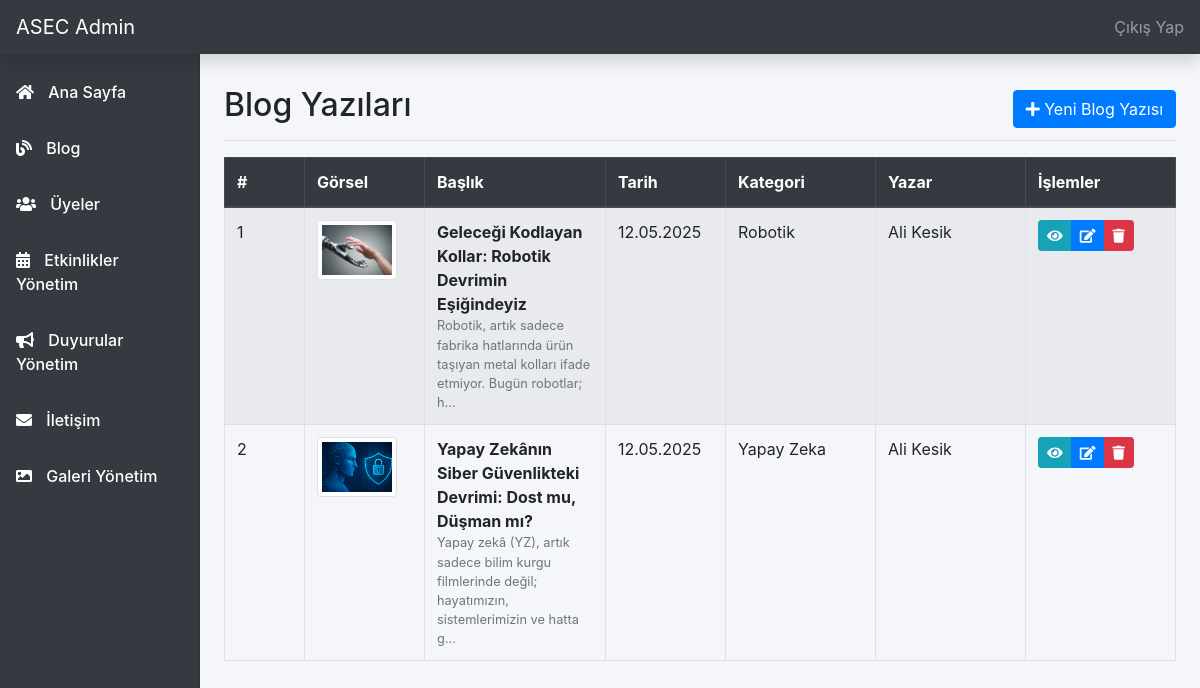
Page /admin/blog-yonetim.php (signed in) on the committed database.
### tables this page shows
CREATE TABLE `blog_posts` (
  `id` int(11) NOT NULL,
  `title` varchar(255) NOT NULL,
  `content` text NOT NULL,
  `image_url` varchar(255) DEFAULT NULL,
  `category` varchar(100) DEFAULT NULL,
  `author` varchar(100) DEFAULT NULL,
  `created_at` timestamp NOT NULL DEFAULT current_timestamp(),
  `updated_at` timestamp NOT NULL DEFAULT current_timestamp() ON UPDATE current_timestamp()
);

### admin/blog-yonetim.php (the view, shortened to what this page needs)
<?php
require_once 'includes/config.php';
$sql = "SELECT * FROM blog_posts ORDER BY created_at DESC";
$result = mysqli_query($conn, $sql);
?>
<?php include 'admin-header.php'; ?>
<?php include 'sidebar.php'; ?>
<main class="container-fluid">
    <div class="row">
        <div class="col-md-9 ml-sm-auto col-lg-10 px-md-4">
            <div class="d-flex justify-content-between flex-wrap flex-md-nowrap align-items-center pt-3 pb-2 mb-3 border-bottom">
                <h1 class="h2">Blog Yazıları</h1>
                <div class="btn-toolbar mb-2 mb-md-0">
                    <a href="blog-ekle.php" class="btn btn-primary">
                        <i class="fas fa-plus"></i> Yeni Blog Yazısı
                    </a>
                </div>
            </div>
            <div class="table-responsive">
                <table class="table table-striped table-hover table-bordered">
                    <thead class="thead-dark">
                        <tr>
                            <th scope="col" width="80">#</th>
                            <th scope="col" width="120">Görsel</th>
                            <th scope="col">Başlık</th>
                            <th scope="col" width="120">Tarih</th>
                            <th scope="col" width="150">Kategori</th>
                            <th scope="col" width="150">Yazar</th>
                            <th scope="col" width="150">İşlemler</th>
                        </tr>
                    </thead>
                    <tbody>
                        <?php if(mysqli_num_rows($result) > 0): ?>
                            <?php $sira = 1; ?>
                            <?php while($row = mysqli_fetch_assoc($result)): ?>
                                <tr>
                                    <td><?php echo $sira++; ?></td>
                                    <td>
                                        <?php if($row['image_url']): ?>
                                            <img src="<?php echo htmlspecialchars($row['image_url']); ?>" class="img-thumbnail" alt="Blog Görseli" style="width: 80px; height: 60px; object-fit: cover;">
                                        <?php else: ?>
                                            <div class="text-center"><i class="fas fa-image text-muted"></i></div>
                                        <?php endif; ?>
                                    </td>
                                    <td>
                                        <strong><?php echo htmlspecialchars($row['title']); ?></strong>
                                        <?php if(isset($row['content']) && !empty($row['content'])): ?>
                                            <div class="small text-muted"><?php echo mb_substr(strip_tags($row['content']), 0, 100) . '...'; ?></div>
                                        <?php endif; ?>
                                    </td>
                                    <td><?php echo date('d.m.Y', strtotime($row['created_at'])); ?></td>
                                    <td>
                                        <?php
                                        echo isset($row['category']) ? htmlspecialchars($row['category']) : '<span class="text-muted">Belirtilmemiş</span>';
                                        ?>
                                    </td>
                                    <td>
                                        <?php
                                        echo isset($row['author']) ? htmlspecialchars($row['author']) : '<span class="text-muted">Belirtilmemiş</span>';
                                        ?>
                                    </td>
                                    <td>
                                        <div class="btn-group" role="group">
                                            <a href="../blog-detay.php?id=<?php echo $row['id']; ?>" class="btn btn-sm btn-info" target="_blank" title="Görüntüle">
                                                <i class="fas fa-eye"></i>
                                            </a>
                                            <a href="blog-duzenle.php?id=<?php echo $row['id']; ?>" class="btn btn-sm btn-primary" title="Düzenle">
                                                <i class="fas fa-edit"></i>
                                            </a>
                                            <a href="javascript:void(0);" onclick="deleteBlog(<?php echo $row['id']; ?>)" class="btn btn-sm btn-danger" title="Sil">
                                                <i class="fas fa-trash"></i>
                                            </a>
                                        </div>
                                    </td>
                                </tr>
                            <?php endwhile; ?>
                        <?php endif; ?>
                    </tbody>
                </table>
            </div>
            </main>
</body>
</html>

### admin/admin-header.php (style rules this page uses)
body { background: #f5f6fa; }
.container, main { margin-left: 240px; padding-top: 70px; }

### rows in the picture
blog_posts: image_url (picture), title "Geleceği Kodlayan Kollar: Robotik Devrimin Eşiğindeyiz", content "Robotik, artık sadece fabrika hatlarında ürün taşıyan metal kolları ifade etmiyor. Bugün robotlar; h", created_at "12.05.2025", category "Robotik", author "Ali Kesik"
blog_posts: image_url (picture), title "Yapay Zekânın Siber Güvenlikteki Devrimi: Dost mu, Düşman mı?", content "Yapay zekâ (YZ), artık sadece bilim kurgu filmlerinde değil; hayatımızın, sistemlerimizin ve hatta g", created_at "12.05.2025", category "Yapay Zeka", author "Ali Kesik"
